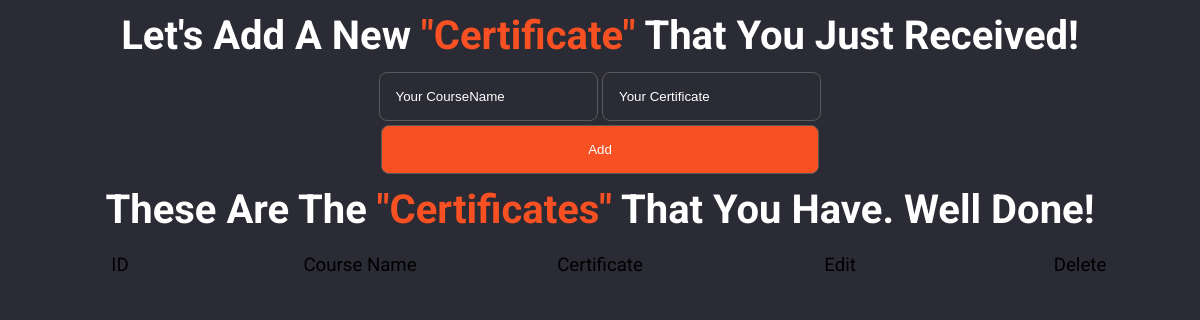
Before: /Courses/CreateCertificateForm with the older database file.
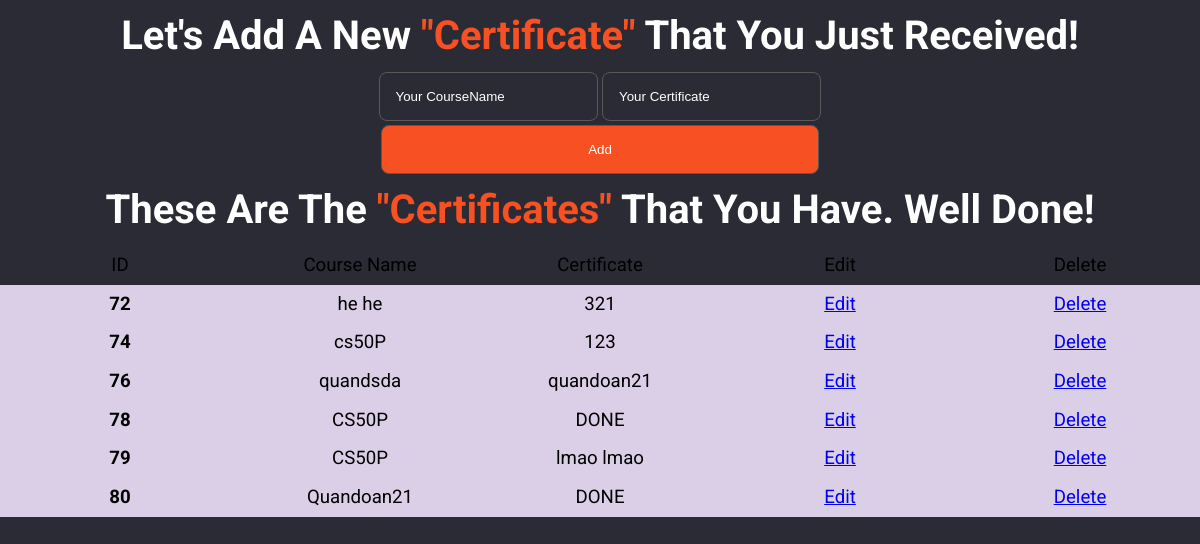
After: the same page with the newer database file.
### tables this page shows
CREATE TABLE `Courses` (
  `ID` int(20) NOT NULL,
  `CourseName` varchar(200) NOT NULL,
  `Certificate` varchar(200) NOT NULL
);

### app/controllers/CoursesController.php (called while the page is built, shortened)
<?php
class CoursesController extends BaseController
{
    private $__conn, $__CoursesModel, $__temp;
    public function __construct($conn)
    {
        $this->__conn = $conn;
    }
    public function CreateCertificateForm()
    {
        $this->__temp = $this->initModel("HomeModel", $this->__conn);
        $courses = $this->__temp->getAllCourses();
        $this->view("CreateCertificate", ["courses" => $courses]);
    }
}

### app/controllers/BaseController.php (called while the page is built, shortened)
<?php
class BaseController
{
    public function initModel($modelName = "HomeModel", $conn)
    {
        $modelFile = self::MODEL_PATH . $modelName . ".php";
        if (file_exists($modelFile)) {
            if (class_exists($modelName)) {
                return new $modelName($conn);
            }
        }
        return null;
    }
    public function view($pathView, $input = [])
    {
        return require_once self::VIEW_PATH . $pathView . ".php";
    }
}

### index.php (called while the page is built)
<?php
global $conn;
require_once "app/App.php";
require_once "app/configs/database.php";
require_once "app/controllers/BaseController.php";
$app = new App($conn);

### app/models/HomeModel.php (called while the page is built, shortened)
<?php
class HomeModel
{
    private $__conn;
    public function __construct($conn)
    {
        $this->__conn = $conn;
    }
    public function getAllCourses($limit = 10, $offset = 0, $order = "DESC")
    {
        try {
            if (isset($this->__conn)) {
                $sql = "SELECT * FROM Courses  LIMIT :limit  OFFSET :offset";
                $stmt = $this->__conn->prepare($sql);
                $stmt->bindParam("limit", $limit, PDO::PARAM_INT);
                $stmt->bindParam("offset", $offset, PDO::PARAM_INT);
                $stmt->execute();
                return $stmt->fetchAll(PDO::FETCH_ASSOC);
            }
            return null;
        } catch (PDOException $e) {
            echo $e->getMessage();
        }
    }
}

### app/views/CreateCertificate.php (the view, shortened to what this page needs)
<html>
<head>
    <link rel="stylesheet" type="text/css" href="/shop/app/assets/css/icon.css">
    <link rel="stylesheet" type="text/css" href="/shop/app/assets/css/table.css">
</head>
<body>
    <section id="contact-me">
        <div class="title">
            Let's add a new <strong style="color: #f75023"> "Certificate"</strong> that you just received!
        </div>
        <div id="contact-info">
            <form id="contact-me-form" method="POST" action="http://localhost/shop/Courses/Add">
                <div id="contact-me-input-fields">
                    <input type="text" placeholder="Your CourseName" name="CourseName" id="CourseName">
                    <input type="text" placeholder="Your Certificate" name="Certificate" id="Certificate">
                    <input type="submit" id="send-button" value="Add" onclick="validateForm()">
                </div>
            </form>
        </div>
    </section>
    <section>
        <table>
            <div class="title">
                These are the <strong style="color: #f75023"> "Certificates"</strong> that you have. Well Done!
            </div>
            <thead>
                <tr>
                    <th scope="col">ID</th>
                    <th scope="col">Course Name</th>
                    <th scope="col">Certificate</th>
                    <th scope="col">Edit</th>
                    <th scope="col">Delete</th>
                </tr>
            </thead>
            <tbody>
                <?php
                $courses = $input["courses"];
                foreach ($courses as $course) {
                    echo '
                    <tr style="background-color: #dacfe6;">
                    <td data-label="Data 1" style="font-weight: bold;">' . $course["ID"] . '</td>
                    <td data-label="Data 2">' . $course["CourseName"] . '</td>
                    <td data-label="Data 3">' . $course["Certificate"] . '</td>
                    <td data-label="Data 4"><a href="http://localhost/shop/Courses/EditCourse/' . $course["ID"] . '">Edit</a></td>
                    <td data-label="Data 4"><a href="http://localhost/shop/Courses/DeleteCourse/' . $course["ID"] . '">Delete</a></td>
                </tr>';
                }
                ?>
            </tbody>
        </table>
    </section>
</body>
</html>

### app/App.php (shortened to what this page needs)
<?php
class App
{
    private $__controller, $__action, $__params, $__conn, $__instanceController;
    public function __construct($conn)
    {
        $this->__conn = $conn;
        $this->__controller = "home";
        $this->__action = "index";
        $this->__params = array();
        $this->handleUrl();
    }
    function getURL()
    {
        $path = array_filter(array_values(explode("/", $_SERVER["REQUEST_URI"])));
        if (count($path) > 1) {
            unset($path[1]);
            return array_values($path);
        }
        return null;
    }
    function handleUrl()
    {
        $url = $this->getURL();
        if (!empty($url)) {
            if (!empty($url[0])) {
                $this->__controller = ucfirst($url[0] . "Controller");
            }
            if (!empty($url[1])) {
                $this->__action = ucfirst($url[1]);
            }
            $file = "app/controllers/" . $this->__controller . ".php";
            if (file_exists($file)) {
                if (class_exists($this->__controller)) {
                    $this->__instanceController = $this->createInstanceController($this->__conn);
                    if (method_exists($this->__instanceController, $this->__action)) {
                        call_user_func_array([$this->__instanceController, $this->__action], $this->__params);
                    }
                }
            }
        }
    }
    private function createInstanceController($conn)
    {
        return new $this->__controller($this->__conn);
    }
}

### app/assets/css/table.css (style rules this page uses)
* { margin: 0; padding: 0; box-sizing: border-box; }
body { font-family: "Open Sans", sans-serif; font-size: 14pt; }

Changed rows visible on the page:
added courses: ID "72", CourseName "he he", Certificate "321"
added courses: ID "74", CourseName "cs50P", Certificate "123"
added courses: ID "76", CourseName "quandsda", Certificate "quandoan21"
added courses: ID "78", CourseName "CS50P", Certificate "DONE"
added courses: ID "79", CourseName "CS50P", Certificate "lmao lmao"
added courses: ID "80", CourseName "Quandoan21", Certificate "DONE"
